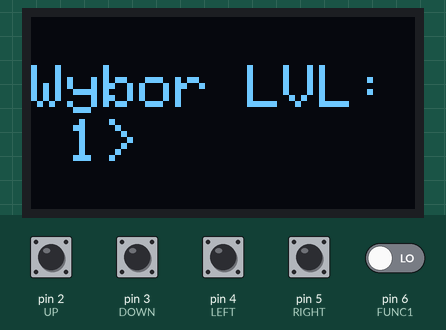
Recording of a sketch running on a simulated Arduino Uno, built with avr-gcc and run on an emulated ATmega328P. Parts: 128×64 one-colour display. The test bench sets the inputs (shaded band); at power-on: pin 2 (UP), pin 3 (DOWN), pin 4 (LEFT), pin 5 (RIGHT), pin 6 (FUNC1) LOW. Random numbers use the default seed unless the sketch sets one. At 11.5 s the program stops and its outputs stay as they are.

Above: at 1.2 s.
1.3 s: pin 6 (FUNC1) driven HIGH
At 1.81 s:
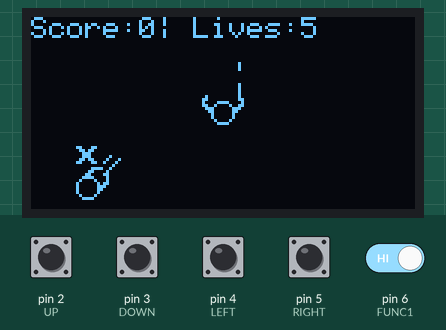
3.7 s: pin 3 (DOWN) pulled HIGH for 0.15 s
At 5.02 s:
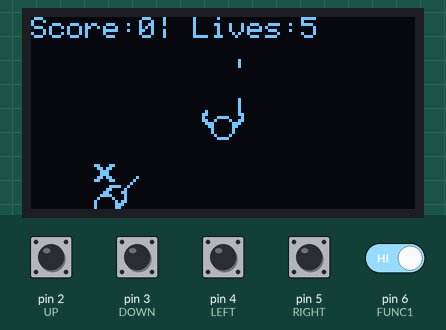
6.8 s: pin 4 (LEFT) pulled HIGH for 0.15 s
At 7.27 s:
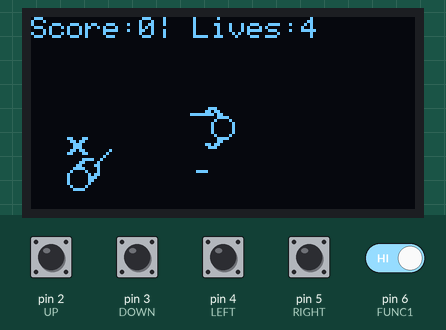
9.5 s: pin 2 (UP) pulled HIGH for 1 s
At 12.0 s:
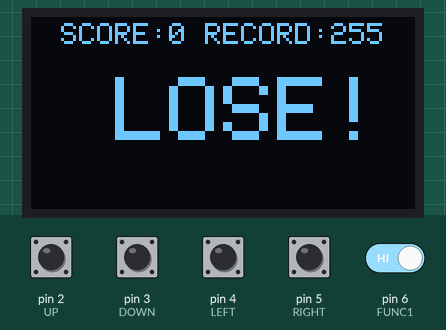
Timing chart, 0 to 13.0 s (numbered marks = the images above; inputs shaded):
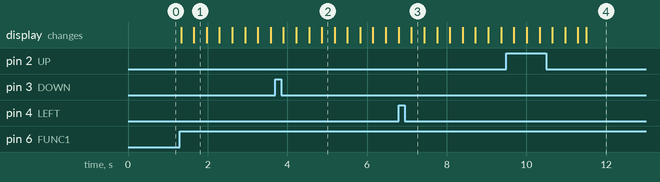

Measured:
- after the input at 1.3 s, the display: first changes at once (image 1 shows a later state)

The sketch:

shooter.ino
```cpp
#include <SPI.h>
#include <Wire.h>
#include <Adafruit_GFX.h>
#include <Adafruit_SSD1306.h>
#include <EEPROM.h>
#define SCREEN_WIDTH 128
#define SCREEN_HEIGHT 64
#define OLED_RESET     8 // Reset pin # (or -1 if sharing Arduino reset pin)
Adafruit_SSD1306 display(SCREEN_WIDTH, SCREEN_HEIGHT, &Wire, OLED_RESET);

#define UP 2
#define DOWN 3
#define LEFT 4
#define RIGHT 5
#define FUNC1 6 //left function btn
const uint8_t PROGMEM mark0[]={
  0B11000110,
  0B01101100,
  0B00111000,
  0B00111000,
  0B01101100,
  0B11000110
};
const uint8_t PROGMEM gun0[]={
  0B10000000,
  0B10000000,
  0B10000000,
  0B10000000,
  0B10000000,
  0B10000000
};
const uint8_t PROGMEM gun1[]={
  0B00000100,
  0B00001000,
  0B00010000,
  0B00100000,
  0B01000000,
  0B10000000
};
const uint8_t PROGMEM gun2[]={
  0B10000000,
  0B01000000,
  0B00100000,
  0B00010000,
  0B00001000,
  0B00000100
};
const uint8_t PROGMEM gun3[]={
  0B11111111,
  0B00000000,
  0B00000000,
  0B00000000,
  0B00000000,
  0B00000000
};
const uint8_t PROGMEM bul0[]={
  0B10000000,
  0B10000000,
  0B10000000
};
const uint8_t PROGMEM bul1[]={
  0B00100000,
  0B01000000,
  0B10000000
};
const uint8_t PROGMEM bul2[]={
  0B10000000,
  0B01000000,
  0B00100000
};
const uint8_t PROGMEM bul3[]={
  0B11110000,
  0B00000000,
  0B00000000
};
const uint8_t  PROGMEM agent0[] = {
  0B00000000,0B00000000,
  0B00100000,0B00000100,
  0B01100000,0B00000110,
  0B01000011,0B11000010,
  0B01100100,0B00100110,
  0B00111000,0B00011100,
  0B00011000,0B00011000,
  0B00001000,0B00010000,
  0B00001000,0B00010000,
  0B00000100,0B00100000,
  0B00000011,0B11000000,
  0B00000000,0B00000000,
  0B00000000,0B00000000,
  0B00000000,0B00000000
};
const uint8_t  PROGMEM agent2[] = {
  0B00000000,0B00111000,
  0B00000000,0B01101100,
  0B00000000,0B11000000,
  0B00000011,0B11000000,
  0B00000100,0B00100000,
  0B00001000,0B00010000,
  0B00001000,0B00010000,
  0B00001000,0B00010000,
  0B00001000,0B00010000,
  0B00000100,0B00100000,
  0B00000011,0B11000000,
  0B00000000,0B11000000,
  0B00000000,0B01101100,
  0B00000000,0B00111000
};
const uint8_t  PROGMEM agent4[] = {
  0B00000000,0B00000000,
  0B00000000,0B00000000,
  0B00000000,0B00000000,
  0B00000011,0B11000000,
  0B00000100,0B00100000,
  0B00001000,0B00010000,
  0B00001000,0B00010000,
  0B00011000,0B00011000,
  0B00111000,0B00011100,
  0B01100100,0B00100110,
  0B01000011,0B11000010,
  0B01100000,0B00000110,
  0B00100000,0B00000100,
  0B00000000,0B00000000
};
const uint8_t  PROGMEM agent6[] = {
  0B00011100,0B00000000,
  0B00110110,0B00000000,
  0B00000011,0B00000000,
  0B00000011,0B11000000,
  0B00000100,0B00100000,
  0B00001000,0B00010000,
  0B00001000,0B00010000,
  0B00001000,0B00010000,
  0B00001000,0B00010000,
  0B00000100,0B00100000,
  0B00000011,0B11000000,
  0B00000011,0B00000000,
  0B00110110,0B00000000,
  0B00011100,0B00000000
};
const uint8_t PROGMEM agent1[] = {
  0B00000000,0B01111000,
  0B00000000,0B11000000,
  0B00000001,0B10000010,
  0B00000011,0B11000010,
  0B00000100,0B00100010,
  0B00001000,0B00010110,
  0B00001000,0B00011100,
  0B00001000,0B00011000,
  0B00001000,0B00010000,
  0B00000100,0B00100000,
  0B00000011,0B11000000,
  0B00000000,0B00000000,
  0B00000000,0B00000000,
  0B00000000,0B00000000
};
const uint8_t PROGMEM agent3[] = {
  0B00000000,0B00000000,
  0B00000000,0B00000000,
  0B00000000,0B00000000,
  0B00000011,0B11000000,
  0B00000100,0B00100000,
  0B00001000,0B00010000,
  0B00001000,0B00011000,
  0B00001000,0B00011100,
  0B00001000,0B00010110,
  0B00000100,0B00100010,
  0B00000011,0B11000010,
  0B00000001,0B10000010,
  0B00000000,0B11000000,
  0B00000000,0B01111000
};
const uint8_t PROGMEM agent5[] = {
  0B00000000,0B00000000,
  0B00000000,0B00000000,
  0B00000000,0B00000000,
  0B00000011,0B11000000,
  0B00000100,0B00100000,
  0B00001000,0B00010000,
  0B00011000,0B00010000,
  0B00111000,0B00010000,
  0B01101000,0B00010000,
  0B01000100,0B00100000,
  0B01000011,0B11000000,
  0B01000001,0B10000000,
  0B00000011,0B00000000,
  0B00011110,0B00000000
};
const uint8_t PROGMEM agent7[] = {
  0B00011110,0B00000000,
  0B00000011,0B00000000,
  0B01000001,0B10000000,
  0B01000011,0B11000000,
  0B01000100,0B00100000,
  0B01101000,0B00010000,
  0B00111000,0B00010000,
  0B00011000,0B00010000,
  0B00001000,0B00010000,
  0B00000100,0B00100000,
  0B00000011,0B11000000,
  0B00000000,0B00000000,
  0B00000000,0B00000000,
  0B00000000,0B00000000
};//--------------------------------------------END-TEXTURES--------------------------------------------
int menu=0;
int level=1;
int levels=level;
int maxlevel=10;
int rotation=0;
int x=56;
int y=25;
int xenemy, yenemy;
int bprotation;
int berotation;
bool bpstarted=false;
bool bestarted=false;
int bpx=0;
int bex=0;
int bpy=0;
int bey=0;
int score=0;
int lives=5;
int record;
int xep=1;
int yep=1;
bool add=true;
unsigned long timing;
unsigned long timing1;
void randomEnemy(){
  xenemy=random(0,112);
  yenemy=random(0,50);
}
void setup() {
  Serial.begin(9600);
  record=EEPROM.read(1);
  if(!display.begin(SSD1306_SWITCHCAPVCC)) {
    Serial.println(F("SSD1306 allocation failed"));
    for(;;);
  }
  display.clearDisplay();
  level=1;
  levels=level;
  pinMode(UP, INPUT);
  pinMode(LEFT, INPUT);
  pinMode(RIGHT, INPUT);
  pinMode(DOWN, INPUT);
  pinMode(FUNC1, INPUT);
  randomSeed(analogRead(A4));
  randomEnemy();
}
void loop() {
  display.clearDisplay();
  if(menu==0){//select
    if(level==0){
      EEPROM.write(1,0);
      level=1;
      levels=level;
    }
    display.setCursor(0,16);
    display.setTextSize(2);
    display.setTextColor(WHITE);
    display.println("Wybor LVL:");
    display.setCursor(0,34);
    display.setTextSize(2);
    display.setTextColor(WHITE);
    if(levels==1)
      display.println(" "+String(levels)+">");
    if(levels!=1 && levels<maxlevel)
      display.println("<"+String(levels)+">");
    if(levels==maxlevel)
      display.println("<"+String(levels));
    if(digitalRead(LEFT)==HIGH && levels>1){
      levels--;
    }
    if(digitalRead(RIGHT)==HIGH && levels<level){
      levels++;
    }
    if(digitalRead(FUNC1)==HIGH){
      menu=1;
      display.clearDisplay();
      timing=millis();
      timing1=millis();
    }
  }//--------------------------------GAME---------------------------------------------------------
  else if(menu==1){
    display.setCursor(0,0);
    display.setTextSize(1);
    display.setTextColor(WHITE);
    display.println("Score:"+String(score)+"| Lives:"+String(lives));
    if(lives<=0){
      lose();
    }
    if(digitalRead(UP)==HIGH){
      if(rotation==0 && y>0)
        y--;
      if(rotation==2 && x<128)
        x++;
      if(rotation==4 && y<64)
        y++;
      if(rotation==6 && x>0)
        x--;
      if(rotation==1 && y>0 && x<128){
        y--;
        x++;
      }
      if(rotation==3 && y<64 && x<128){
        y++;
        x++;
      }
      if(rotation==5 && y<64 && x>0){
        y++;
        x--;
      }
      if(rotation==7 && y>0 && x>0){
        y--;
        x--;
      }
    }
    if(digitalRead(DOWN)==HIGH){
      if(rotation==0 && y<64)
        y++;
      if(rotation==2 && x>0)
        x--;
      if(rotation==4 && y>0)
        y--;
      if(rotation==6 && x<128)
        x++;
      if(rotation==1 && y<64 && x>0){
        y++;
        x--;
      }
      if(rotation==3 && y>0 && x>0){
        y--;
        x--;
      }
      if(rotation==5 && y>0 && x<128){
        y--;
        x++;
      }
      if(rotation==7 && y<64 && x<128){
        y++;
        x++;
      }
    }
    if(digitalRead(LEFT) && millis()-timing1>100){
      if(rotation==0)
        rotation=7;
      else
        rotation--;
      timing1=millis();
    }
    if(digitalRead(RIGHT) && millis()-timing1>100){
      if(rotation==7)
        rotation=0;
      else
        rotation++;
      timing1=millis();
    }
    if(digitalRead(FUNC1) && !bpstarted){
      bprotation=rotation;
      bpstarted=true;
      if(rotation==0){
        bpx=x+13;
        bpy=y;
      }
      if(rotation==1){
        bpx=x+13;
        bpy=y;
      }
      if(rotation==2){
        bpx=x+13;
        bpy=y+12;
      }
      if(rotation==3){
        bpx=x+12;
        bpy=y+12;
      }
      if(rotation==4){
        bpx=x+3;
        bpy=y+12;
      }
      if(rotation==5){
        bpx=x;
        bpy=y+10;
      }
      if(rotation==6){
        bpx=x-3;
        bpy=y+2;
      }
      if(rotation==7){
        bpx=x-2;
        bpy=y-5;
      }
    }
    if(bpstarted==true){//pistol-----------------------------------------------------------
      if(bprotation==0 || bprotation==4){
        display.drawBitmap(bpx,bpy,bul0,8,3,1);
        if(bprotation==4){
          bpy++;
        }else{
          bpy--;
        }
      }
      else if(bprotation==1 || bprotation==5){
        display.drawBitmap(bpx,bpy,bul1,8,3,1);
        if(bprotation==1){
          bpy--;
          bpx++;
        }else{
          bpy++;
          bpx--;
        }
      }
      else if(bprotation==3 || bprotation==7){
        display.drawBitmap(bpx,bpy,bul2,8,3,1);
        if(bprotation==3){
          bpy++;
          bpx++;
        }else{
          bpy--;
          bpx--;
        }
      }
      else if(bprotation==2 || bprotation==6){
        display.drawBitmap(bpx,bpy,bul3,8,3,1);
        if(bprotation==2){
          bpx++;
        }else{
          bpx--;
        }
      }
      if(bpx>xenemy && bpx<xenemy+16 && bpy>yenemy && bpy<yenemy+14){
        bpstarted=false;
        randomEnemy();
        score++;
      }
      else if(bpx<0 || bpx>128 || bpy<0 || bpy>64){
        bpstarted=false;
      }
    }
    drawAgent(x,y,rotation,0);
    xenemy-=xep;
    yenemy-=yep;
    if(add){
      xep++;
      yep++;
    }else{
      xep--;
      yep--;
    }
    if(xep>=30 || xep<=0){
      add=!add;
    }
    int xpenemy=xenemy+xep;
    int ypenemy=yenemy+yep;
    if(xpenemy>=128 || ypenemy>=64){
      add=false;
    }
    xenemy=xpenemy;
    yenemy=ypenemy;
    enemyPistol();
    drawAgent(xpenemy,ypenemy,enemyRotation(),1);
  }
  display.display();
}//---------------------------------------------------------------------------------------------------------------------------
void drawAgent(int x, int y, int r,bool e){
  if(e)
    display.drawBitmap(x+4,y-7,mark0,8,6,1);
  if(r==0){
    display.drawBitmap(x,y,agent0,16,14,1);
    display.drawBitmap(x+13,y-3,gun0,8,6,1);
  }
  if(r==1){
    display.drawBitmap(x,y,agent1,16,14,1);
    display.drawBitmap(x+13,y-3,gun1,8,6,1);
  }
  if(r==2){
    display.drawBitmap(x,y,agent2,16,14,1);
    display.drawBitmap(x+13,y+12,gun3,8,6,1);
  }
  if(r==3){
    display.drawBitmap(x,y,agent3,16,14,1);
    display.drawBitmap(x+12,y+12,gun2,8,6,1);
  }
  if(r==4){
    display.drawBitmap(x,y,agent4,16,14,1);
    display.drawBitmap(x+3,y+12,gun0,8,6,1);
  }
  if(r==5){
    display.drawBitmap(x,y,agent5,16,14,1);
    display.drawBitmap(x-3,y+10,gun1,8,6,1);
  }
  if(r==6){
    display.drawBitmap(x,y,agent6,16,14,1);
    display.drawBitmap(x-3,y+2,gun3,8,6,1);
  }
  if(r==7){
    display.drawBitmap(x,y,agent7,16,14,1);
    display.drawBitmap(x-2,y-5,gun2,8,6,1);
  }
}
int enemyRotation(){
  bool left=false;
  bool right=false;
  bool up=false;
  bool down=false;
  int r=0;
  if(xenemy-10>x){
    left=true;
  }else if(xenemy+10<x){
    right=true;
  }
  if(yenemy-10>y){
    up=true;
  }else if(yenemy+10<y){
    down=true;
  }
  if(up && !down && !right && !left){
    r=0;
  }
  if(up && !down && right && !left){
    r=1;
  }
  if(!up && !down && right && !left){
    r=2;
  }
  if(!up && down && right && !left){
    r=3;
  }
  if(!up && down && !right && !left){
    r=4;
  }
  if(!up && down && !right && left){
    r=5;
  }
  if(!up && !down && !right && left){
    r=6;
  }
  if(up && !down && !right && left){
    r=7;
  }
  return r;
}
void enemyPistol(){
  if(!bestarted && millis()-timing>250){
    berotation=enemyRotation();
    bestarted=true;
    if(berotation==0){
      bex=xenemy+13;
      bey=yenemy;
    }
    if(berotation==1){
      bex=xenemy+13;
      bey=yenemy;
    }
    if(berotation==2){
      bex=xenemy+13;
      bey=yenemy+12;
    }
    if(berotation==3){
      bex=xenemy+12;
      bey=yenemy+12;
    }
    if(berotation==4){
      bex=xenemy+3;
      bey=yenemy+12;
    }
    if(berotation==5){
      bex=xenemy;
      bey=yenemy+10;
    }
    if(berotation==6){
      bex=xenemy-3;
      bey=yenemy+2;
    }
    if(berotation==7){
      bex=xenemy-2;
      bey=yenemy-5;
    }
    timing=millis();
  }
  if(bestarted==true){//pistol-----------------------------------------------------------
    if(berotation==0 || berotation==4){
      display.drawBitmap(bex,bey,bul0,8,3,1);
      if(berotation==4){
        bey++;
      }else{
        bey--;
      }
    }
    else if(berotation==1 || berotation==5){
      display.drawBitmap(bex,bey,bul1,8,3,1);
      if(berotation==1){
        bey--;
        bex++;
      }else{
        bey++;
        bex--;
      }
    }
    else if(berotation==3 || berotation==7){
      display.drawBitmap(bex,bey,bul2,8,3,1);
      if(berotation==3){
        bey++;
        bex++;
      }else{
        bey--;
        bex--;
      }
    }
    else if(berotation==2 || berotation==6){
      display.drawBitmap(bex,bey,bul3,8,3,1);
      if(berotation==2){
        bex++;
      }else{
        bex--;
      }
    }
    if(bex>x && bex<x+16 && bey>y && bey<y+14){
      bestarted=false;
      int livies=lives-1; //lives--; niedziala
      lives=livies;
      timing=millis();
    }
    else if(bex<0 || bex>128 || bey<0 || bey>64){
      bestarted=false;
      timing=millis();
    }
  }
}
void lose(){
  record=EEPROM.read(1);
  if(score>record){
    record=score;
    EEPROM.write(1,record);
  }
  display.clearDisplay();
  display.setTextSize(1);
  display.setTextColor(WHITE);
  display.setCursor(10,2);
  display.println("SCORE:"+String(score)+" RECORD:"+String(record));
  display.setTextSize(3);
  display.setTextColor(WHITE);
  display.setCursor(28,20);
  display.println("LOSE!");
  display.display();
  for(;;);
}
```
